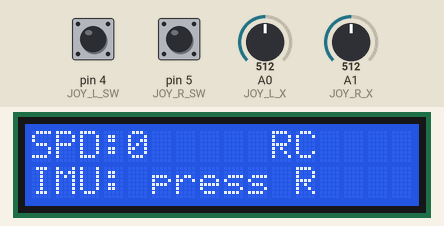
This sketch was run on a simulated Arduino Uno, built with avr-gcc and run on an emulated ATmega328P. On the bench: 16×2 character LCD. The test bench sets the inputs (shaded band); at power-on: pin 4 (JOY_L_SW) HIGH, pin 5 (JOY_R_SW) HIGH, A0 (JOY_L_X) = 512, A1 (JOY_R_X) = 512. No radio packets arrive unless stated.

Above: at 2.3 s.
2.4 s: pin 4 (JOY_L_SW) pulled LOW for 0.15 s
At 3.3 s:
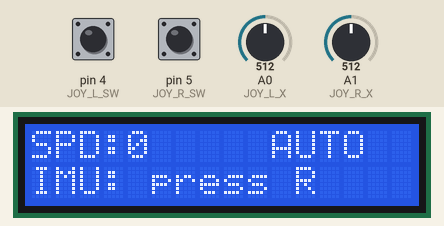
4.0 s: pin 5 (JOY_R_SW) pulled LOW for 0.15 s
At 4.3 s:
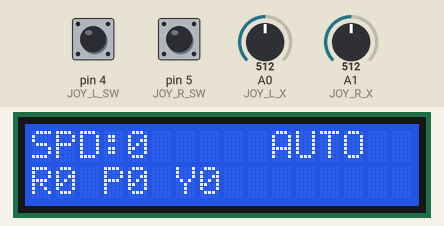
7.1 s: pin 5 (JOY_R_SW) pulled LOW for 1 s
9.6 s: pin 5 (JOY_R_SW) pulled LOW for 3.2 s
14.5 s: pin 4 (JOY_L_SW) pulled LOW for 1 s
At 15.5 s:
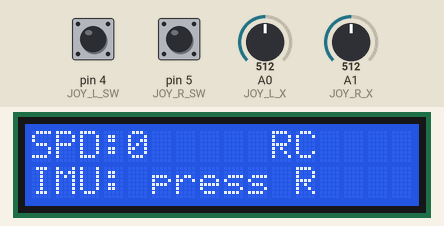
18.5 s: pin 5 (JOY_R_SW) pulled LOW for 0.15 s
At 18.82 s:
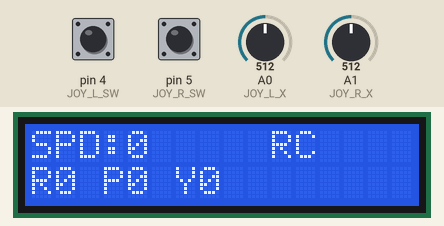
Timing chart, 0 to 21.3 s (numbered marks = the images above; inputs shaded):
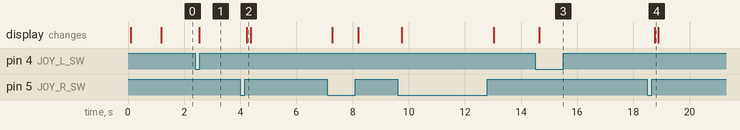

Measured:
- after the input at 2.4 s, the display: changes after 0.14 s (image 1)
- after the input at 4.0 s, the display: changes after 0.23 s (image 2)
- after the input at 14.5 s, the display: changes after 0.15 s (image 3)
- after the input at 18.5 s, the display: changes after 0.26 s (image 4)

The sketch:

controller.ino
```cpp
#include <SPI.h>
#include <RH_RF69.h>
#include <Wire.h>
#include <LiquidCrystal_I2C.h>


// RF69
#define RF_CS   10
#define RF_RST  9
#define RF_IRQ  2
#define RF_FREQ 915.0
RH_RF69 rf69(RF_CS, RF_IRQ);


// LCD
LiquidCrystal_I2C lcd(0x27, 16, 2);


// JOYSTICKS
#define JOY_L_X   A0 // Left joystick X-axis (left track)
#define JOY_R_X   A1 // Right joystick X-axis (right track)
#define JOY_L_SW  4  // Left joystick button (mode toggle)
#define JOY_R_SW  5  // Right joystick button (IMU request)


// Mode tracking
bool lastModeSw = true;
uint8_t mode = 0; // 0 = RC, 1 = AUTO


// IMU orientation values
float roll = 0, pitch = 0, yaw = 0;


// Convert joystick analog value to signed speed command
int8_t joyToSpeed(int v) {
 int d = v - 512;
 if (abs(d) < 40) return 0;
 return map(d, -512, 512, -127, 127);
}


void setup() {
 Serial.begin(115200);


 // Configure joystick buttons with pull-ups
 pinMode(JOY_L_SW, INPUT_PULLUP);
 pinMode(JOY_R_SW, INPUT_PULLUP);


 // Initialize LCD
 lcd.init();
 lcd.backlight();
 lcd.clear();
 lcd.print("RC Tank Init");


 // Hardware reset of RF module
 pinMode(RF_RST, OUTPUT);
 digitalWrite(RF_RST, LOW);  delay(10);
 digitalWrite(RF_RST, HIGH); delay(10);
 digitalWrite(RF_RST, LOW);


 // Initialize RF69 radio
 rf69.init();
 rf69.setFrequency(RF_FREQ);
 rf69.setTxPower(20, true);


 // Indicate successful RF initialization
 lcd.setCursor(0, 1);
 lcd.print("RF OK");
 delay(1000);
}


void loop() {
 // Mode toggle (edge-detected button press)
 bool sw = digitalRead(JOY_L_SW);
 if (lastModeSw && !sw) mode ^= 1;
 lastModeSw = sw;


 // Read joysticks and compute speed
 int8_t left  = joyToSpeed(analogRead(JOY_L_X));
 int8_t right = joyToSpeed(analogRead(JOY_R_X));


 // Disable manual control in AUTO mode
 if (mode == 1) { left = 0; right = 0; }


 // Check if IMU data is being requested
 bool imuRequest = (digitalRead(JOY_R_SW) == LOW);


 // Transmit control packet
 // [left speed, right speed, mode, IMU request flag]
 uint8_t tx[4] = {
   (uint8_t)left,
   (uint8_t)right,
   mode,
   imuRequest ? 1 : 0
 };


 rf69.send(tx, 4);
 rf69.waitPacketSent();


 // Receive IMU data (if requested)
 if (imuRequest && rf69.waitAvailableTimeout(60)) {
   uint8_t buf[6];
   uint8_t len = sizeof(buf);


   if (rf69.recv(buf, &len) && len == 6) {
     // Decode signed roll, pitch, yaw (scaled by 100)
     int16_t r = (buf[0] << 8) | buf[1];
     int16_t p = (buf[2] << 8) | buf[3];
     int16_t y = (buf[4] << 8) | buf[5];


     roll  = r / 100.0;
     pitch = p / 100.0;
     yaw   = y / 100.0;
   }
 }


 // LCD display update
 lcd.clear();


 // Top row: speed and mode
 lcd.setCursor(0, 0);
 lcd.print("SPD:");
 lcd.print((abs(left) + abs(right)) / 2);


 lcd.setCursor(10, 0);
 lcd.print(mode == 0 ? "RC " : "AUTO");


 // Bottom row: IMU data or prompt
 lcd.setCursor(0, 1);
 if (imuRequest) {
   lcd.print("R"); lcd.print((int)roll);
   lcd.print(" P"); lcd.print((int)pitch);
   lcd.print(" Y"); lcd.print((int)yaw);
 } else {
   lcd.print("IMU: press R");
 }


 delay(50);
}
```
